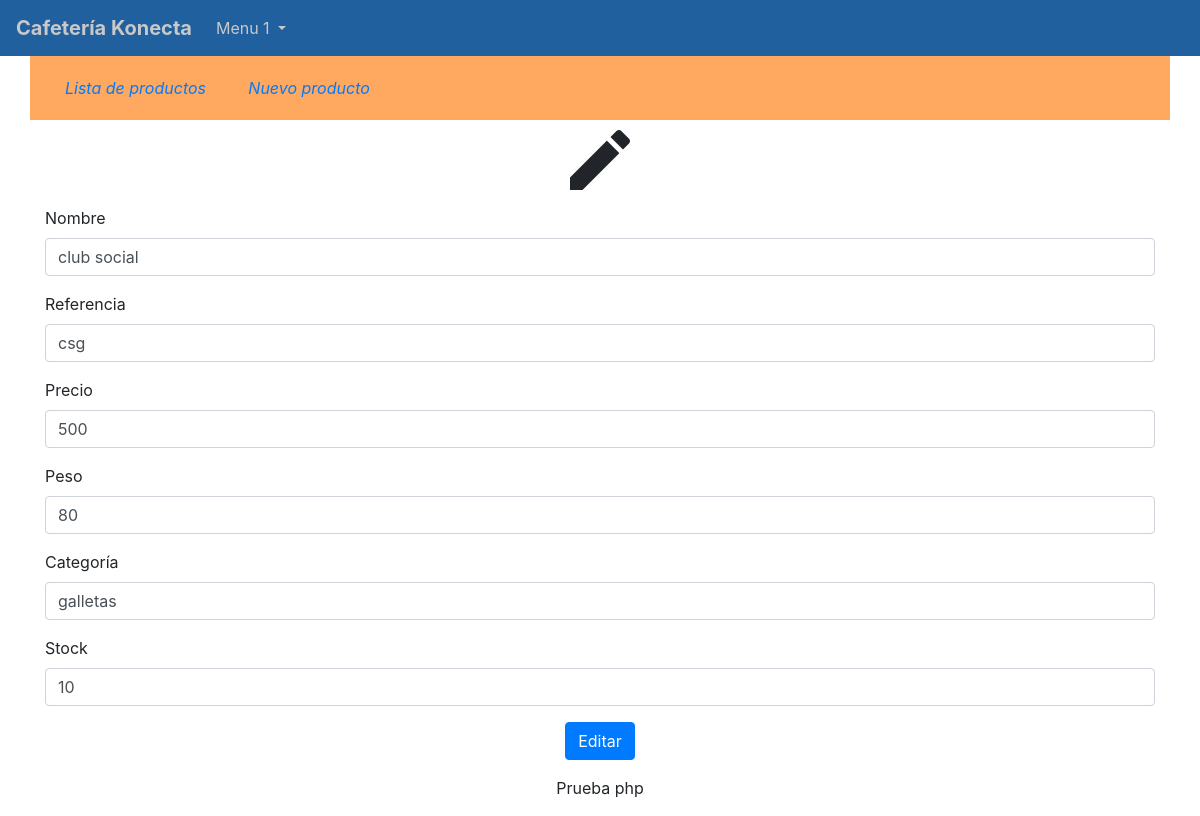
Page /index.php?page=editar&id=1&folder=productos on the committed database.
### tables this page shows
CREATE TABLE IF NOT EXISTS `productos` (
  `id` int(11) NOT NULL AUTO_INCREMENT,
  `nombre` varchar(250) NOT NULL,
  `referencia` varchar(250) NOT NULL,
  `precio` int(11) NOT NULL,
  `peso` int(11) NOT NULL,
  `categoria` varchar(100) NOT NULL,
  `stock` int(11) NOT NULL,
  `create_date` date NOT NULL,
  PRIMARY KEY (`id`)
);

### index.php (called while the page is built, shortened)
<?php
	include 'views/base_header.php';
	$page   =isset($_GET['page'])?$_GET['page']:'listado';
	$folder =isset($_GET['folder'])?$_GET['folder']:'productos';;
	include 'views/'.$folder.'/'.$page.'.php';
	include 'views/base_footer.php';

### config/conexion.php (called while the page is built, shortened)
<?php
	class Conexion{
        private $password;
		private $dataBase;
		private $host;
		private $user;
		public function __construct(){
			$this->host     ="localhost";
			$this->user     ="root";
			$this->password ="";
			$this->dataBase ="konectacafe";
		}
		public function conectarse(){
			$enlace = mysqli_connect($this->host, $this->user, $this->password, $this->dataBase);
			return($enlace);
		}
	}
?>

### model/Product_model.php (called while the page is built, shortened)
<?php
	include dirname(__file__,2)."/config/conexion.php";
	class Product
	{
		private $link;
		function __construct()
		{
			$this->conn   = new Conexion();
			$this->link   = $this->conn->conectarse();
		}
		public function getProductById($id=NULL){
			if(!empty($id)){
				$query  ="SELECT * FROM productos WHERE id=".$id;
				$result =mysqli_query($this->link,$query);
				$data   =array();
				while ($data[]=mysqli_fetch_assoc($result));
				array_pop($data);
				return $data;
			}else{
				return false;
			}
		}
    }
?>

### views/productos/editar.php (the view, shortened to what this page needs)
<?php
  include './model/Product_model.php';
  $producto     = new Product();
  $id       = isset($_GET['id'])?$_GET['id']:null;
  $productos    = $producto->getProductById($id);
  if($productos){
    $nombre     =$productos[0]['nombre'];
    $referencia =$productos[0]['referencia'];
    $precio    =$productos[0]['precio'];
    $peso    =$productos[0]['peso'];
    $categoria    =$productos[0]['categoria'];
    $stock    =$productos[0]['stock'];
  }
	include 'toolbar.php';
?>
<form action="./controller/Productos.php?folder=<?= $_GET['folder']; ?>" method="POST">
  <div class="row">
    <div class="col text-center">
      <i class="material-icons" style="font-size: 80px;">edit</i>
    </div>
  </div>
  <div class="form-group">
  	 <label for="name">Nombre</label>
    <input type="text" class="form-control" id="name" name="name" placeholder="Nombre del producto" autofocus required value="<?php echo $nombre; ?>">
  </div>
  <div class="form-group">
  	 <label for="referencia">Referencia</label>
    <input type="text" class="form-control" id="referencia" name="referencia" placeholder="referencia del producto" required value="<?php echo $referencia; ?>">
  </div>
  <div class="form-group">
  	 <label for="precio">Precio</label>
    <input type="number" class="form-control" id="precio" name="precio" placeholder="Precio del producto" required value="<?php echo $precio; ?>">
  </div>
  <div class="form-group">
  	 <label for="peso">Peso</label>
    <input type="number" class="form-control" id="peso" name="peso" placeholder="Peso del producto" required value="<?php echo $peso; ?>">
  </div>
  <div class="form-group">
  	 <label for="categoria">Categoría</label>
    <input type="text" class="form-control" id="categoria" name="categoria" placeholder="Categoría del producto" required value="<?php echo $categoria; ?>">
  </div>
  <div class="form-group">
  	 <label for="stock">Stock</label>
    <input type="number" class="form-control" id="stock" name="stock" placeholder="Stock del producto" required value="<?php echo $stock; ?>">
  </div>
  <div class="form-group text-center">
  	<input type="submit" name="edit" value="Editar" class="btn btn-primary">
  </div>
</form>

### rows in the picture
productos: name "club social", referencia "csg", precio "500", peso "80", categoria "galletas", stock "10"
